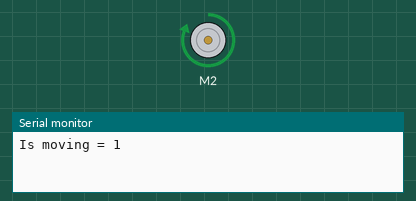
Recording of a sketch running on a simulated Arduino Uno, built with avr-gcc and run on an emulated ATmega328P. Parts: DC motor (green arrow = forward, orange = backward, longer = faster), the last lines printed to the serial monitor.

Above: at 2.5 s.
At 17.5 s:
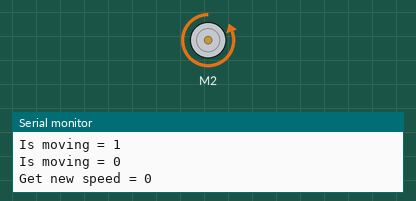
At 30.5 s:
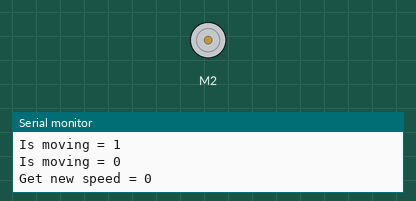
Timing chart, 0 to 33.2 s (numbered marks = the images above):
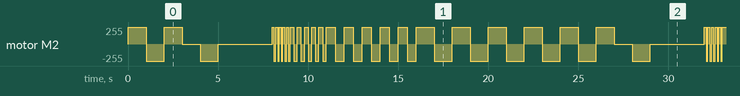

The sketch:

L298N-Simple.ino
```cpp
#include <L298N.h>

//pin definition
#define EN 12 // 9
#define IN1 2 // 8
#define IN2 3 // 7

/*
 * NB: les pins utilisées sont celles qui sont laissées disponibles par le module LCD + boutons :
 * https://www.amazon.fr/KEYESTUDIO-r%C3%A9tro%C3%A9clairage-Clavier-caract%C3%A8res-dextension/dp/B07H3Q3X6C/
 *
 */

//create a motor instance
L298N motor(EN, IN1, IN2);
int i;

void setup() {

  //used for display information
  Serial.begin(9600);

  motor.setSpeed(255); // an integer between 0 and 255
  motor.forward();
  delay(1000);
  motor.backward();
  delay(1000);
}

void loop() {

  //tell the motor to go forward (may depend by your wiring)
  motor.forward();

  //print the motor satus in the serial monitor
  Serial.print("Is moving = ");
  Serial.println(motor.isMoving());

  delay(1000);

  //stop running
  motor.stop();

  Serial.print("Is moving = ");
  Serial.println(motor.isMoving());

  delay(1000);

  //change the initial speed
  // motor.setSpeed(255);

  //tell the motor to go back (may depend by your wiring)
  motor.backward();

  Serial.print("Is moving = ");
  Serial.println(motor.isMoving());

  delay(1000);

  //stop running
  motor.stop();

  Serial.print("Is moving = ");
  Serial.println(motor.isMoving());

  //change the initial speed
  // motor.setSpeed(255);

  Serial.print("Get new speed = ");
  Serial.println(motor.getSpeed());
  delay(3000);

  for (i = 0; i < 5; i++) {
    motor.forward();
    delay(100);
    motor.backward();
    delay(100);
  }
  for (i = 0; i < 5; i++) {
    motor.forward();
    delay(200);
    motor.backward();
    delay(200);
  }
  for (i = 0; i < 5; i++) {
    motor.forward();
    delay(500);
    motor.backward();
    delay(500);
  }
  for (i = 0; i < 5; i++) {
    motor.forward();
    delay(1000);
    motor.backward();
    delay(1000);
  }

  // delay(1000);

}
```

Measured:
- by itself, motor M2: moves between backward 255/255 and forward 255/255, repeating every 24.0 s
